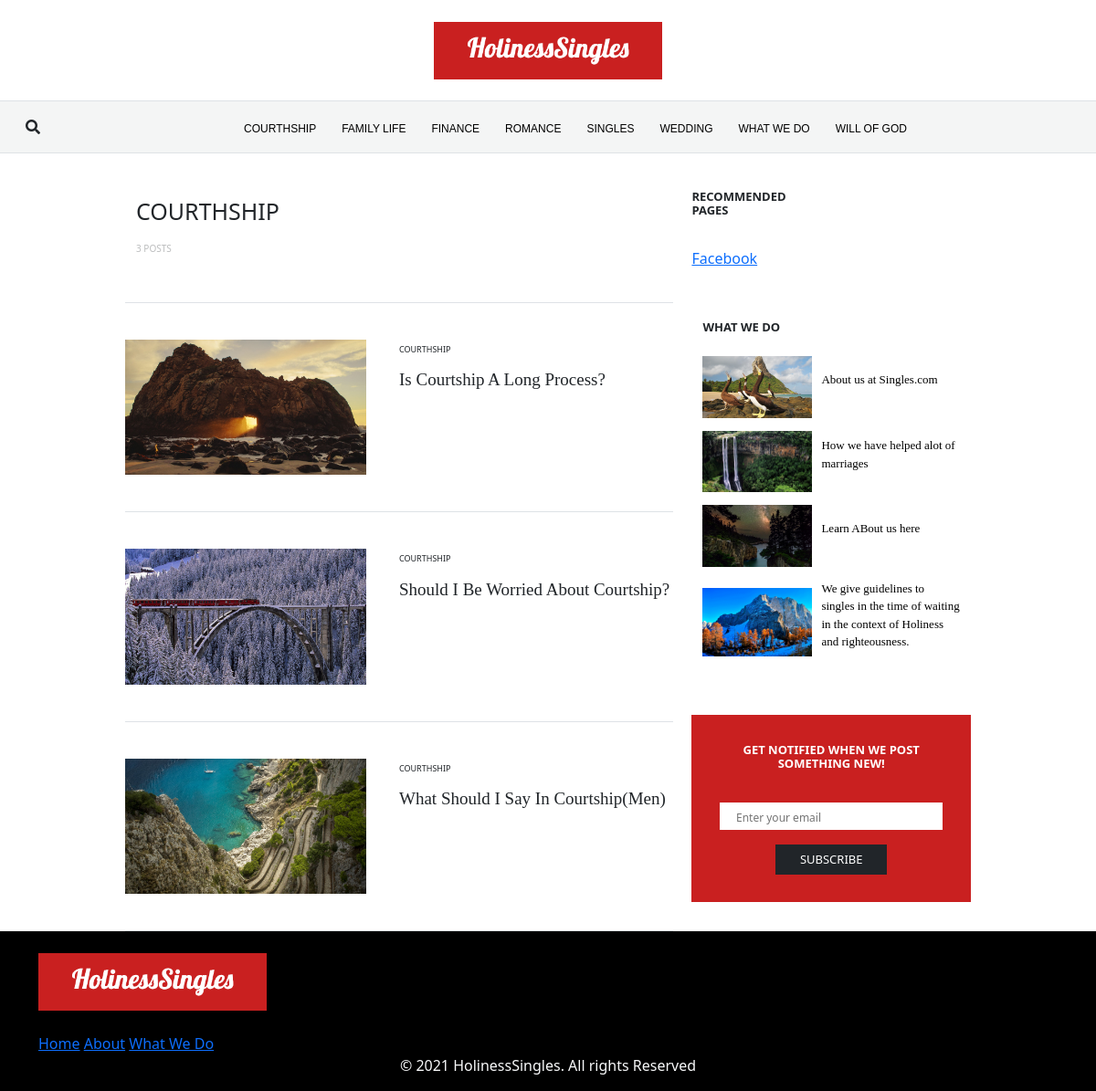
The page /courthship/ on the database as committed earlier.
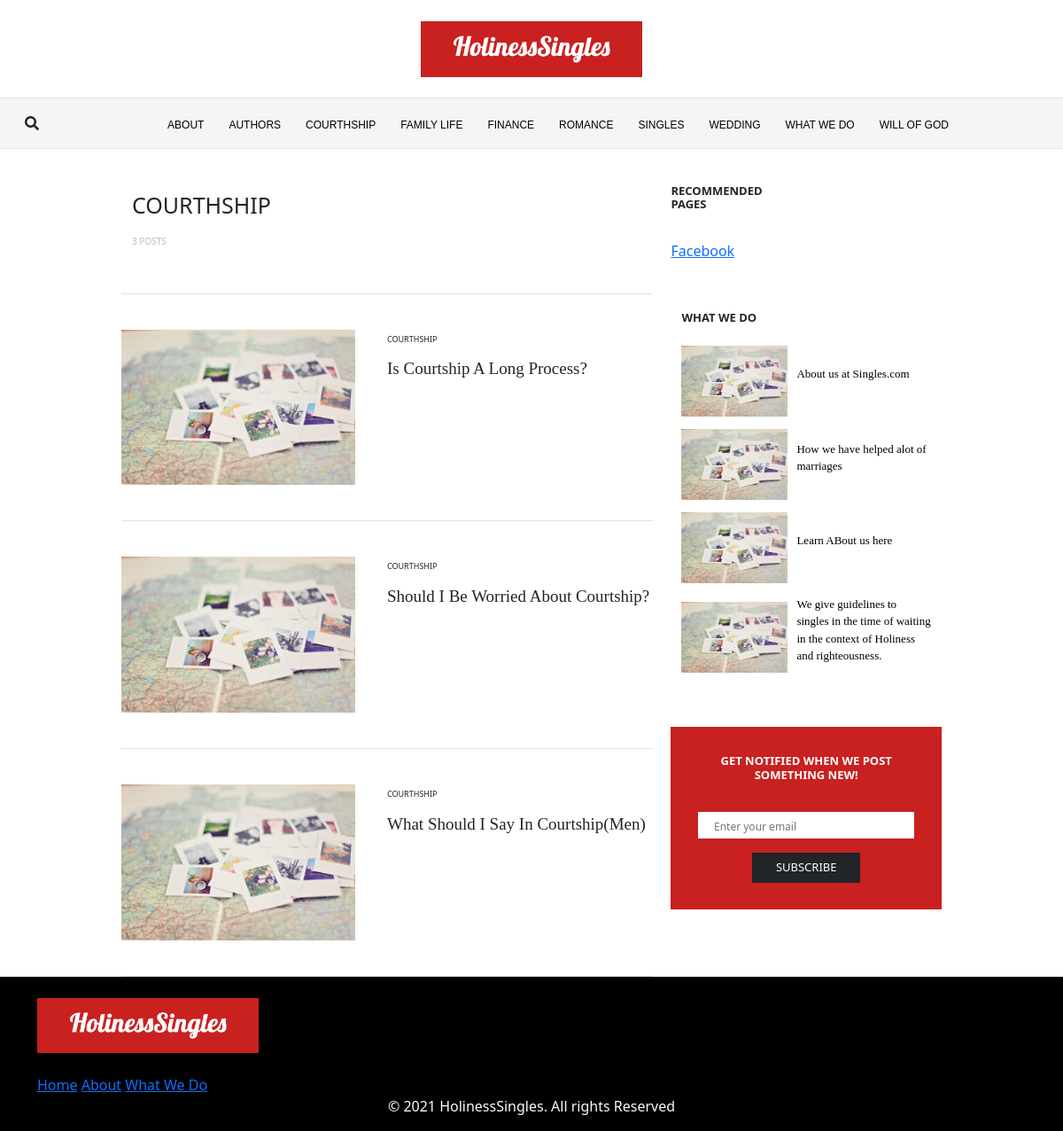
The same page on the database as committed later.
### website/models.py (models this page shows, shortened)
class Category(models.Model):
    name = models.CharField(max_length=250, unique=True)
    description = models.TextField(blank=True)
    slug = models.SlugField(null=True,unique=True)
    def __str__(self):
        return self.name
    class Meta:
        ordering = ('name',)
        verbose_name = 'category'
        verbose_name_plural = 'categories'

class Post(models.Model):
    title = models.CharField(max_length=250, unique=True)
    content = RichTextUploadingField()
    category = models.ForeignKey(Category, on_delete=models.CASCADE)
    image = models.ImageField(upload_to='post', blank=True, null=True)
    author = models.ForeignKey(settings.AUTH_USER_MODEL, on_delete=models.CASCADE)
    published = models.BooleanField(default=True)
    created = models.DateTimeField(auto_now_add=True, blank=True, null=True)
    updated = models.DateTimeField(auto_now=True, blank=True, null=True)
    read_time = models.IntegerField()
    slug = models.SlugField(null=True,unique=True)
    featured = models.BooleanField(default=False)
    class Meta:
        ordering = ('title',)
        verbose_name = 'post'
        verbose_name_plural = 'posts'
    def get_absolute_url(self):
        return reverse('website:post_detail', args=[self.category.slug, self.slug])

### website/views.py (the view)
# urls.py: path('<slug:category_slug>/', views.allPostCat, name='category_detail'),
def allPostCat(request, category_slug):
    if request.user.groups.filter(name="Manager").exists() == True:
        managerCheck = True
    cat = get_object_or_404(Category, slug=category_slug)
    posts = Post.objects.filter(category=cat, published=True)
    return render(request, 'website/category.html', {'category':cat,'posts':posts })

### website/context_processors.py (called while the page is built)
def whatWeDo(request):
    whatWeDo = Post.objects.filter(category = 8)
    return dict(whatWeDo=whatWeDo)

def menu(request):
    links = Category.objects.all()
    print(links[1].name)
    return dict(links=links)

def post_menu(request):
    post_list = Post.objects.all()
    return dict(post_list=post_list)

### website/templates/website/category.html (shortened to what this page needs)
{% extends "base.html" %}
{% load static %}
{% block content %}
<link rel="stylesheet" href="{% static 'css/category.css' %}" />
<link rel="stylesheet" href="{% static 'css/all.css' %}" />
  <link rel="stylesheet" href="{% static 'css/home.css' %}" />
      <link rel="stylesheet" href="{% static 'css/home.css' %}" />
      <div class="Outer container-md">
      <div class="firstSectionDesktop ">
      <section class=" homePageFirstSection">
                <div class="container border-bottom">
                    <h1 style="font-size: 25px;" class="pt-5 forEachRowHomePageCategorytMobile forEachRowHomePageCategorytMobileSeperate">{{category}}</h1>
                            <p class="numPosts">{{posts|length}} POSTS</p>
                </div>
              {% for post in posts%}
              <div class="homePageFirstSection2Outer">
              <div class="homePageFirstSection2">
              <div class="forEachRowHomePageMobile">
                  <a class="" href="{{post.get_absolute_url}}">
                      <img style="" id="" class=" forEachRowImageMobile" src="{{post.image.url}}" />
                  </a>
             </div>
             <div class="forEachRowHomePageTextMobile">
              <p class="forEachRowHomePageCategorytMobile"><a style="list-style-type: none; text-decoration: none;"  href="{%url 'website:category_detail' post.category.slug%}" class=" text-dark">{{post.category}}</a></p>
              <h4 style="text-transform:capitalize ;" class="forEachRowHomePageTextHeaderMobile text-dark"><a style="list-style-type: none; text-decoration: none; " class="text-dark  " href="{{post.get_absolute_url}}"> {{post.title}}</a></h4>
             </div>
          </div>
      </div>
              {%endfor%}
      </section>
      </div>
      <div class="secondSectionDesktop ">
      <section class=" homePageFacebookSection">
      <h1 class="facebookHeaderText">RECOMMENDED PAGES</h1>
          <div class="facebookSection">
              <div class="fb-page" data-href="https://www.facebook.com/facebook" data-tabs="timeline" data-width="300" data-height="" data-small-header="false" data-adapt-container-width="false" data-hide-cover="false" data-show-facepile="true"><blockquote cite="https://www.facebook.com/facebook" class="fb-xfbml-parse-ignore"><a href="https://www.facebook.com/facebook">Facebook</a></blockquote></div>
          </section>
      <section class="container homePageWhatSection" id="container-tablet-WhatWeDo">
          <h1 class=" homePageWhatH1">WHAT WE DO</h1>
          {% if whatWeDo %}
          {%for post in whatWeDo%}
          <div class="homePageWhatRow">
            <a href="{{post.get_absolute_url}}"><img class="homePageWhatImage" src="{{post.image.url}}"></a>
            <p class="homePageWhatHeaderText ">
                <a style="list-style-type: none; text-decoration: none; color: black;" href="{{post.get_absolute_url}}">
                    {{post.title}}
               </a>
                  </p>
              </div>
          {%endfor%}
          {%endif%}
      </section>
          <section class=" homePageNewsLetterSection mb-5">
              <div class="homePageNewsLetterBackground">
                  <h1 class="text-center homePageNewsLetterHeader" >GET NOTIFIED WHEN WE POST SOMETHING NEW!</h1>
                  <input class="text-gray homePageNewsLetterInput"  type="email" placeholder="Enter your email">
                  <button class="btn btn-dark rounded-0 mt-3 homePageNewsLetterButton" id="newsletter_button">SUBSCRIBE</button>
              </div>
          </section>
      </div>
      </div>
      {% endblock content %}

### website/templates/base.html (shortened to what this page needs)
{% load static %}
<!DOCTYPE html>
<html lang="en">
<head>
  <link href="https://cdn.jsdelivr.net/npm/bootstrap@5.0.1/dist/css/bootstrap.min.css" rel="stylesheet">
    <link rel="stylesheet" href="https://use.fontawesome.com/releases/v5.15.1/css/all.css">
</head>
<body>
  <div class="container-fluid navbar-fixed-top my_top_navbar_div p-0">
        {% include 'header.html' %}
      {% include 'navbar.html' %}
    {% block content %}
    {% endblock %}
      </div>
  {% include 'footer.html' %}
</body>
</html>

### website/templates/header.html
{% load static %}
<header>
    <div style="text-align: center;">
       <a style=""  id="logo" href="{% url 'website:home' %}"> <img class="my-4 mx-auto" style="width: 250px;" src="{% static 'images/HS.png' %}" alt="Online Cushion Store"></a>
    </div>
</header>

### website/templates/navbar.html (shortened to what this page needs)
{% load static %}
<nav  id="navbarMain" class="navbar navbar-expand-lg border-top border-bottom">
  <div class="container-fluid">
    <i  id="searchIconMobile" class="fas fa-search text-dark"></i>
    <div class="collapse navbar-collapse" id="navbarNav">
      <ul id="navbarContent" class="navbar-nav mx-auto ">
        {%for link in links%}
        <li class="nav-item">
          <a href="{% url 'website:category_detail' link.slug %}"   class=" t active" aria-current="page" >{{link.name}}</a>
        </li>
        {%endfor%}
      </ul>
    </div>
  </div>
</nav>

### website/templates/footer.html
{% load static %}
<link rel="stylesheet" href="{% static 'css/all.css' %}" />
<div style="background-color: black; position: absolute; bottom: 100; width: 100vw;" class = " footer text-light navbar-fixed-bottom my-footer">
		<section class="container footerAllItems">
			<a class="logo" href="{% url 'website:home' %}"> <img class="my-4 mx-auto" style="width: 250px;" src="{% static 'images/HS.png' %}" alt="Online Cushion Store"></a>
			<div class="links">
			 <a class="link" href="#">Home</a>
			 <a class="link" href="#">About</a>
			 <a class="link" href="#">What We Do</a>
			</div>
		</section>
				<div class="copyright container">
								<p class="text-center copyright-text">© 2021 HolinessSingles. All rights Reserved</p>
							</div>
</div>

### static/css/category.css (style rules this page uses)
.numPosts { font-size: 10px; padding-top: 2%; padding-bottom: 6%; opacity: 30%; }

### static/css/home.css (style rules this page uses)
#navbarContent li { margin-left: 28px; font-weight: 300; }
.logo { display: block; }
.forEachRowHomePageTextHeaderMobile { font-family: "Playfair Display", serif; }
.forEachRowHomePageTextHeaderMobile { transition: 0.2s ease-in-out; }
.forEachRowImageMobile { transition: 0.2s ease-in-out; overflow: hidden; }
.homePageWhatImage { transition: 0.2s ease-in-out; }
.homePageWhatHeaderText { transition: 0.2s ease-in-out; }
#navbarMain { background-color: #f4f5f5; margin-top: -1px; color: black; }
#navbarContent li a { color: black !important; }
#navbarContent li a { color: black; font-size: 12px; text-transform: uppercase; font-family: sans-serif; list-style-type: none; text-decoration: none; }
@media only screen and (max-width: 1200px) and (min-width: 1025px) { .container-md { max-width: 950px; } }
@media only screen and (max-width: 1200px) and (min-width: 1025px) { .forEachRowImageMobile { width: 22vw; } }
@media only screen and (max-width: 1200px) and (min-width: 1025px) { .forEachRowHomePageTextMobile { padding-left: 3vw; } }
@media only screen and (max-width: 1200px) and (min-width: 1025px) { .forEachRowHomePageCategorytMobile { padding-top: 0.5vh; text-transform: uppercase; font-size: 9px; } }
@media only screen and (max-width: 1200px) and (min-width: 1025px) { .forEachRowHomePageMobile { padding-bottom: 5vh; } }
@media only screen and (max-width: 1200px) and (min-width: 1025px) { .forEachRowHomePageTextHeaderMobile { width: 25vw; padding-bottom: 5vh; font-size: 19px; } }
@media only screen and (max-width: 1200px) and (min-width: 1025px) { .homePageFirstSection2 { display: flex; padding-top: 5vh; border-bottom: 1px solid #dee2e6 !important ; justify-content: center; } }
@media only screen and (max-width: 1200px) and (min-width: 1025px) { .firstSectionDesktop { display: inline-block !important; } }
@media only screen and (max-width: 1200px) and (min-width: 1025px) { .secondSectionDesktop { display: inline-block !important; width: 33%; vertical-align: top; float: right; } }
@media only screen and (max-width: 1200px) and (min-width: 1025px) { .homePageFacebookSection .facebookHeaderText { display: inline-block; font-weight: bold; padding-top: 5vh; padding-bottom: 3vh; font-size: 13px; } }
@media only screen and (max-width: 1200px) and (min-width: 1025px) { .homePageFacebookSection { width: 40%; } }
@media only screen and (max-width: 1200px) and (min-width: 1025px) { .facebookSection { width: 30%; } }
@media only screen and (max-width: 1200px) and (min-width: 1025px) { .homePageFacebookSection .facebookHeaderText { display: inline-block; font-weight: bold; padding-top: 5vh; padding-bottom: 3vh; } }
@media only screen and (max-width: 1200px) and (min-width: 1025px) { .homePageWhatImage { width: 10vw; height: auto; } }
@media only screen and (max-width: 1200px) and (min-width: 1025px) { .homePageWhatRow { display: flex; padding-bottom: 14px; align-items: center; } }
@media only screen and (max-width: 1200px) and (min-width: 1025px) { .homePageWhatHeaderText { padding-left: 10px; font-size: 13px; font-family: "Playfair Display", serif; } }
@media only screen and (max-width: 1200px) and (min-width: 1025px) { .homePageWhatH1 { font-size: 13px; font-weight: bold; padding-top: 5vh; padding-bottom: 3vh; margin: 0 auto; } }
@media only screen and (max-width: 1200px) and (min-width: 1025px) { .homePageNewsLetterSection { display: flex; align-items: center; justify-content: center; float: left; } }
@media only screen and (max-width: 1200px) and (min-width: 1025px) { .homePageNewsLetterBackground { margin-top: 40px; background-color: #c92020; width: 100%; height: 100%; display: flex; align-items: center; justify-content: center; flex-direction: column; } }
@media only screen and (max-width: 1200px) and (min-width: 1025px) { .homePageNewsLetterHeader { font-size: 13px; width: 80%; font-weight: bold; padding: 31px 0 26px 0; color: white; } }
@media only screen and (max-width: 1200px) and (min-width: 1025px) { .homePageNewsLetterInput { width: 80%; height: 30px; border: none; } }
@media only screen and (max-width: 1200px) and (min-width: 1025px) { .homePageNewsLetterButton { width: 40%; font-size: 13px; margin-bottom: 30px; } }
@media only screen and (max-width: 1200px) and (min-width: 1025px) { ::placeholder { margin-top: -10px; padding-left: 16px; margin-bottom: 19px; font-size: 12px; font-weight: 300; } }

Rows that differ between the two databases and show on the page:
added Category: name "ABOUT"
added Category: name "AUTHORS"
changed Post "Is Courtship A Long Process?": image: a different picture
changed Post "Should I Be Worried About Courtship?": image: a different picture
changed Post "What Should I Say In Courtship(Men)": image: a different picture
changed Post "About us at Singles.com": image: a different picture
changed Post "How we have helped alot of marriages": image: a different picture
changed Post "Learn ABout us here": image: a different picture
changed Post (number 7 of 7 on the later page): image: a different picture
